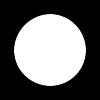
Frame 1 (no input)
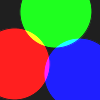
Frame 60 (the mouse pressed at the canvas centre just before this capture)
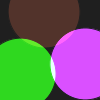
Frame 120 (the mouse held since frame 60 and released just before this capture)

The Processing sketch that drew these frames (run headless with seeded random() and noise(); from frame 60 on, the mouse is pressed at the canvas centre):

// Processing sketch: processing_97978
// ── processing_97978.pde

final int CIRCLE_NUM = 3;
CircleCollection _circles = new CircleCollection(CIRCLE_NUM);
ArrayList _pg_list = new ArrayList();
StepSequence _seq;
boolean _rotate_clock_direction = true;


interface Func { 
  float func(float value);
}

interface Block {
  void block(StepSequence seq);
}

void setup() {  
//  size(500, 500);
//  size(150, 150);
  size(100, 100);
  smooth();
  frameRate(24);
  noStroke();
  
  for (int i = 0;  i < CIRCLE_NUM;  i++) {
    _pg_list.add(createGraphics(width, height));
  }  

  //final int expandCount = (int)frameRate * 3;
  final int expandCount = 40;  
  _seq = new StepSequence(); 
  
  _seq.wait(10);  
  _seq.repeat(0, new Block() { 
    public void block(StepSequence sub) {
      sub.repeat(expandCount*2, new Block() {
        public void block(StepSequence sub) {
          sub.add(HALF_PI/expandCount);
        }
      }
      ).wait(0).zerostep(new Runnable() {
        public void run() {
          updateColors();
          // _rotate_clock_direction = !_rotate_clock_direction;
//          _rotate_power += PI/12;
        }
      }
      );
    }
  }
  );
}



void draw() {
  // blendMode(ADD);
  // blendMode(SCREEN);

  background(PI/4, PI/4, PI/4);

  float value = _seq.next(); 
  float rate = sin(value) * 3.0;
  _circles.draw(rate, _pg_list);
}


void updateColors() {
  final float a = 2*PI;
  final float b = a/4;
  float r0 = random(b, a);
  float g0 = random(0, a-b);
  float b0 = random(0, a);

  float r1 = random(0, a-r0);
  float g1 = random(b, a-g0);
  float b1 = random(0, a-b0-b);

  float r2 = a - r0 - r1;
  float g2 = a - g0 - g1; 
  float b2 = a - b0 - b1;
  _circles.setSupplementR(r0, r1, r2);
  _circles.setSupplementG(g0, g1, g2);
  _circles.setSupplementB(b0, b1, b2);
}


static abstract class Step {
  float _value;
  void begin(float value) {
    _value = value;
  }
  float next() {
    return _value;
  }
  boolean isEnd() {
    return true;
  }
}

static class StepSequence extends Step {
  final ArrayList _steps = new ArrayList();
  int _stepIndex;
  boolean _needInitNextStep;

  void begin(float initValue) {
    super.begin(initValue);
    _stepIndex = 0;
  }

  float next() {
    boolean shouldContinue = true;

    while (_stepIndex < _steps.size () && shouldContinue) {
      Step step = (Step)_steps.get(_stepIndex);
      if (_needInitNextStep) {
        _needInitNextStep = false;
        step.begin(_value);
      }

      _value = step.next();

      if (step.isEnd()) {
        _stepIndex++;
        _needInitNextStep = true;
      }

      if (_stepIndex >= _steps.size()) {
        didReachLastSequence();
      }

      shouldContinue = (step instanceof ZeroStep);
    }
    return _value;
  }

  void didReachLastSequence() {
  }  

  boolean isEnd() {
    return _stepIndex >= _steps.size();
  }

  private StepSequence addStep(Step step) {
    _steps.add(step);
    return this;
  }

  StepSequence repeat(int repeatCount, Block block) {
    StepSequence sub = new StepRepeat(repeatCount);
    addStep(sub);
    block.block(sub);
    return this;
  }

  StepSequence wait(int waitCount) {
    if (waitCount > 0) {
      StepSequence sub = new StepRepeat(waitCount);
      addStep(sub);
      sub.addStep(new OneStep());
    }
    return this;
  }

  StepSequence zerostep(Runnable run) {
    return addStep(new ZeroStep(run));
  }

  StepSequence set(float value) {
    return addStep(new StepSet(value));
  }  
  StepSequence add(float arg) {
    return addStep(new StepAdd(arg));
  }
  StepSequence multiply(float arg) {
    return addStep(new StepMultiply(arg));
  }

  StepSequence func(Func f) {
    return addStep(new StepFunc(f));
  }
}

static private class StepRepeat extends StepSequence {
  int _repeatCount;
  int _count;

  StepRepeat(int repeatCount) {    
    _repeatCount = repeatCount;
  }

  void begin(float value) {
    super.begin(value);    
    _count = 0;
  }

  void didReachLastSequence() {
    _count++;
    super.begin(_value);
  }  

  float next() {
    return super.next();
  }
  boolean isEnd() {
    return _repeatCount != 0 && _count >= _repeatCount;
  }
}

static private class ZeroStep extends OneStep {
  Runnable _run;
  ZeroStep(Runnable run) {
    _run = run;
  }
  float next() {
    super.next();    
    _run.run();
    return _value;
  }
}
static private class OneStep extends Step {
  boolean _isEnd;
  void begin(float value) {    
    super.begin(value);
    _isEnd = false;
  }
  float next() {
    _isEnd = true;    
    return 0;
  }
  boolean isEnd() {
    return _isEnd;
  }
}

static private class StepSet extends OneStep {
  float _setValue;    
  StepSet(float value) {
    _setValue = value;
  }
  float next() {
    super.next();
    return _setValue;
  }
}

static private class StepFunc extends OneStep {
  Func _func;
  StepFunc(Func func) {
    _func = func;
  }
  float next() {
    super.next();
    return _func.func(_value);
  }
}


static private class StepAdd extends OneStep {
  final float _increment;
  StepAdd(float increment) {
    _increment = increment;
  }
  float next() {
    super.next();
    return _value + _increment;
  }
}
static private class StepMultiply extends OneStep {
  final float _arg;
  StepMultiply(float arg) {
    _arg = arg;
  }
  float next() {
    super.next();
    return _value * _arg;
  }
}





class CircleCollection {
  final int _colorNum;
  float _r0, _r1, _r2;
  float _g0, _g1, _g2;
  float _b0, _b1, _b2;  



  CircleCollection(int colorNum) {
    _colorNum = colorNum;
    _r0 = 2*PI;
    _g1 = 2*PI;
    _b2 = 2*PI;
  }


  void draw(final float distance_rate, ArrayList pg_list) {
    colorMode(RGB, 2*PI);
    final float l = min(width, height);  
    final float cross = l/(_colorNum * _colorNum) * 4;
    final float r = (width-cross)/4;    

    for (int i = 0;  i < _colorNum;  i++) {
      PGraphics pg = (PGraphics)pg_list.get(i);
      float rad = 2*PI / _colorNum * i;
      float x = r * cos(rad);
      float y = r * sin(rad);
      
      pg.beginDraw();
      pg.pushMatrix();
      pg.translate(width/2, height/2);
      pg.rotate(distance_rate * (_rotate_clock_direction ? 1 : -1));            
      pg.background(0);      
      //pg.translate(width/2, height/2);
      pg.fill(colorOfRadian(rad, _colorNum, i));
      pg.ellipse(x*distance_rate, y*distance_rate, r*2+cross, r*2+cross);
      pg.popMatrix();      
      pg.endDraw();            
    }

    for (int i = 0;  i < _colorNum;  i++) {
      PGraphics pg = (PGraphics)pg_list.get(i);      
      blend(pg, 0,0, width, height, 0, 0, width, height, ADD);
    }        
  }

  void setSupplementR(float r0, float r1, float r2) {
    _r0 = r0;
    _r1 = r1;
    _r2 = r2;
  }
  void setSupplementG(float g0, float g1, float g2) {
    _g0 = g0;
    _g1 = g1;
    _g2 = g2;
  }
  void setSupplementB(float b0, float b1, float b2) {
    _b0 = b0;
    _b1 = b1;
    _b2 = b2;
  }

  color colorOfRadian(float radian, int div, int index) {
    if (div <= 1) {
      return color(2*PI, 2*PI, 2*PI);
    }
    int rgb_index = index / (div / 3); 
    float value = valueOfColor(div, index);  
    switch (rgb_index) {
    case 0:
      return color(_r0, _g0, _b0);    
    case 1:
      return color(_r1, _g1, _b1);    
    case 2:
      return color(_r2, _g2, _b2);
    default:
      return color(0, 0, 0);
    }
  }

  float valueOfColor(int div, int index) {
    switch (div) {
    case 3:
      return 2*PI;
    case 6:
      switch (index % 2) {
      case 0:
        return PI/3.0*4;    
      case 1:
        return PI/3.0;
      }
    default:
      return color(0, 0, 0);
    }
  }
}
